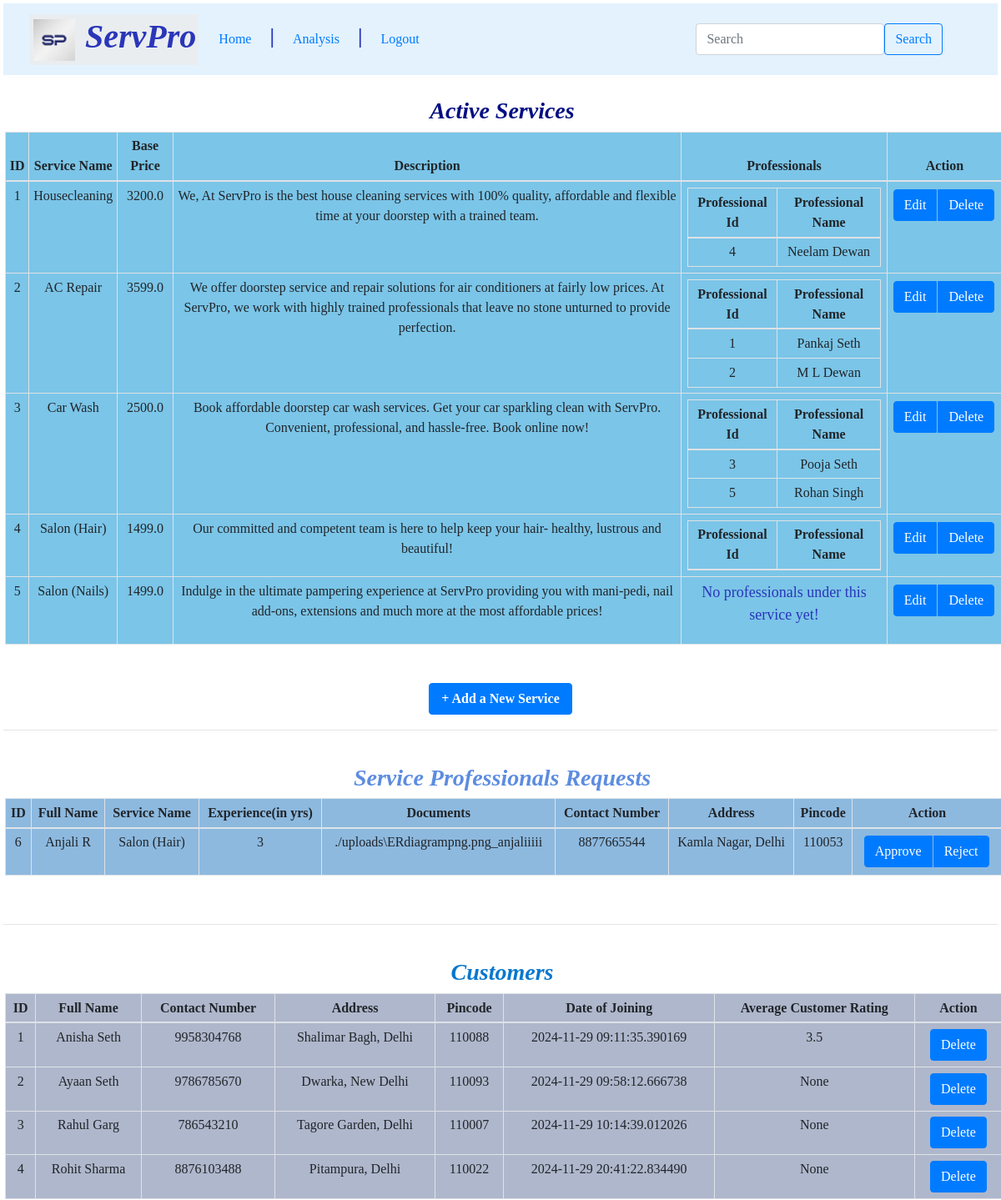
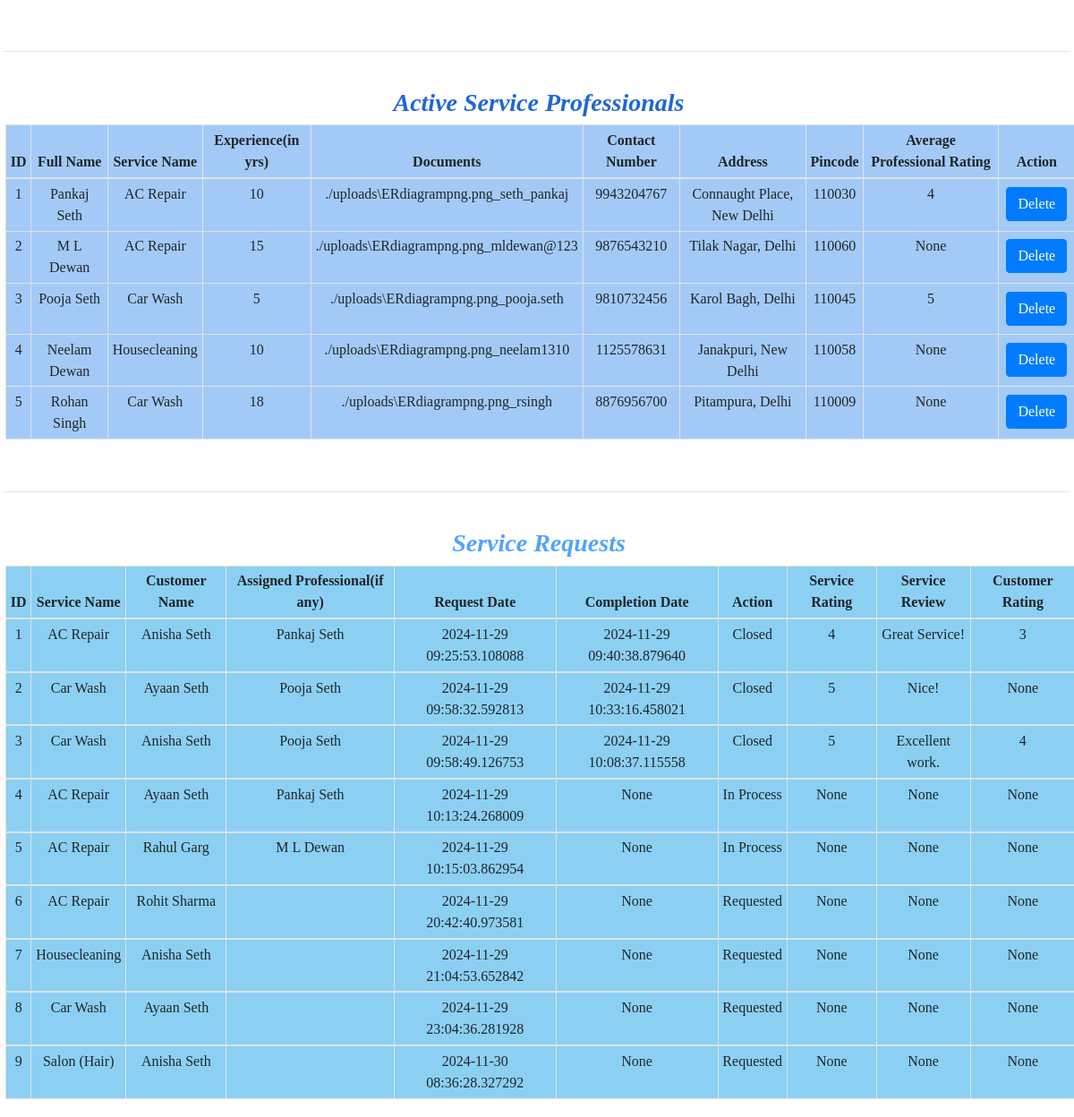
The page /admin on the database its author committed (2 pictures, top to bottom).
### backend/models.py (models this page shows)
class Services(db.Model):
    __tablename__="services"
    serv_id=db.Column(db.Integer,primary_key=True)
    servexp=db.Column(db.String,nullable=False,unique=True)
    description=db.Column(db.String,nullable=False)
    base_price=db.Column(db.Float,nullable=False)
    professionals=db.relationship("Professional",cascade="all,delete",backref="services")
    service_history=db.relationship("Service_Requests",cascade="all,delete",backref="services")

class Professional(db.Model):
    __tablename__="professional"
    prof_id=db.Column(db.Integer,primary_key=True)
    username=db.Column(db.Integer,db.ForeignKey("user.username"),nullable=False,unique=True)
    serv_id=db.Column(db.Integer,db.ForeignKey("services.serv_id"),nullable=False)
    fname=db.Column(db.String,nullable=False)
    lname=db.Column(db.String,nullable=False)
    exp=db.Column(db.Integer,nullable=False)
    docs=db.Column(db.String,nullable=False)
    address=db.Column(db.String,nullable=False)
    pincode=db.Column(db.Integer,nullable=False)
    phone=db.Column(db.Integer,nullable=False)
    action=db.Column(db.String,nullable=False,default="False")
    avg_prof_rating=db.Column(db.Integer,nullable=True)
    requests=db.relationship("Service_Requests",cascade="all,delete",backref="professional")

class Customer(db.Model):
    __tablename__="customer"
    cust_id=db.Column(db.Integer,primary_key=True)
    username=db.Column(db.Integer,db.ForeignKey("user.username"),nullable=False,unique=True)
    fname=db.Column(db.String,nullable=False)
    lname=db.Column(db.String,nullable=False)
    address=db.Column(db.String,nullable=False)
    pincode=db.Column(db.Integer,nullable=False)
    phone=db.Column(db.Integer,nullable=False)
    jdate=db.Column(db.DateTime,nullable=False)
    action=db.Column(db.String,nullable=False)
    avg_cust_rating=db.Column(db.Integer,nullable=True)
    requests=db.relationship("Service_Requests",cascade="all,delete",backref="customer")

class Service_Requests(db.Model):
    __tablename__="service_requests"
    request_id=db.Column(db.Integer,primary_key=True)
    serv_id=db.Column(db.Integer,db.ForeignKey("services.serv_id"),nullable=False)
    prof_id=db.Column(db.Integer,db.ForeignKey("professional.prof_id"),nullable=True)
    cust_id=db.Column(db.Integer,db.ForeignKey("customer.cust_id"),nullable=False)
    rdate=db.Column(db.DateTime,nullable=False)
    cdate=db.Column(db.DateTime,nullable=True)
    base_price=db.Column(db.Float,nullable=False)
    action=db.Column(db.String,nullable=False)
    serv_rating=db.Column(db.Integer,nullable=True)
    serv_review=db.Column(db.String,nullable=True)
    cust_rating=db.Column(db.Integer,nullable=True)
    req_rejected=db.Column(JSON,default=[])

### backend/controllers.py (the view)
@app.route("/admin")
def admin():
    services=getservices()
    customer=getcustomers()
    for cust in customer:
        cust.avg_cust_rating=get_average_crating(cust.cust_id)
    professional=getprofessionals()
    for prof in professional:
        prof.avg_prof_rating=get_average_prating(prof.prof_id)
    db.session.commit()
    service_requests=getrequests()
    return render_template("admin_dashb.html",services=services,customer=customer,professional=professional,service_requests=service_requests)

### templates/admin_dashb.html (shortened to what this page needs)
<!DOCTYPE html>
<head>
    <link rel="stylesheet" href="/static/ServPro.css">
    <link rel="stylesheet" href="https://cdn.jsdelivr.net/npm/bootstrap@4.0.0/dist/css/bootstrap.min.css">
</head>
<body>
    <nav class="navbar navbar-expand-lg bg-body-tertiary" style="background-color: #e3f2fd;">
        <div class="container-fluid">
        <h1 class="case1 center" style="background-color:none; text-align:center;"> <img src="/static/logo.jpeg" alt="Logo" width="50" height="50" class="d-inline-block align-text-top"> ServPro </h1>
          <div class="collapse navbar-collapse" id="admn">
            <ul class="nav nav-underline">
              <li class="nav-item">
                <a class="nav-link active" aria-current="page" href="/admin">Home</a>
              </li> <b style="font-size: 25px; color:rgb(42, 54, 185)"> | </b>
              <li class="nav-item">
                <a class="nav-link" href="/admin_summary">Analysis</a>
              </li><b style="font-size: 25px; color:rgb(42, 54, 185)"> | </b>
              <li class="nav-item">
                <a class="nav-link" href="/login">Logout</a>
              </li>
            </ul>
          </div>
          <nav class="navbar bg-body-tertiary">
            <div class="container-fluid">
              <form class="d-flex" role="search" method="POST" action="/search">
                <input class="form-control me-2" type="search" placeholder="Search" aria-label="Search" name="search">
                <button type="submit" class="btn btn-outline-primary">Search</button>
              </form>
            </div>
          </nav>
        </div>
    </nav>
    <div class="table-responsive"> <br>
    <h3 style="color:rgb(3, 14, 131); text-align: center; font-style: italic; font-weight: bold;"> Active Services</h3>
    {% if services %}
    <table class= "table table-bordered table-sm center" style="background-color:rgb(123, 197, 232); text-align: center;">
        <thead>
            <tr>
                <th scope="col" > ID</th>
                <th scope="col" colspan="3" > Service Name </th>
                <th scope="col" colspan="3" > Base Price </th>
                <th scope="col" colspan="5"> Description </th>
                <th scope="col"colspan="3" > Professionals</th>
                <th scope="col" > Action</th>
            </tr>
        </thead>
        <tbody>
            <tr >
                {% for service in services %}
                <td> {{service.serv_id}}</td>
                <td colspan="3"> {{service.servexp}} </td>
                <td colspan="3"> {{service.base_price}}</td>
                <td colspan="5"> {{service.description}}</td>
                <td colspan="3"> {% if service.professionals %}
                    <table>
                    <thead><tr><th>Professional Id</th><th>Professional Name</th></tr></thead>
                    <tbody>{% for prof in service.professionals %}
                           {% if prof.action=="True" %}
                        <tr><td>{{prof.prof_id}}</td><td>{{prof.fname}} {{prof.lname}}</td></tr>
                    {% endif %}
                    {% endfor %}</tbody>
                    </table>
                    {% else %} <p style="color:rgb(42, 54, 185); font-size: 18px;">No professionals under this service yet!</p>
                      {% endif %} </td>
                <td> <div class="btn-group" role="group" aria-label="action">
                    <a href="{{ url_for('edit_service', serv_id=service.serv_id) }}"type="submit" class="btn btn-primary">Edit</a>
                    <a href="/delete_service/{{service.serv_id}}" type="button" class="btn btn-primary">Delete</a>
                  </div></td>
            </tr>
            {% endfor %}
        </tbody>
    </table>
    {% else %} <h3 style="color:rgb(42, 54, 185); text-align: center; font-style: italic; font-weight: bold;"> No Services Available! </h3>
    {% endif %}
    </div> <br>
    <div class="text-center">
    <a href="/new_service" class="btn btn-primary" ><b> + Add a New Service</b></a>
    </div>
    <hr>
    <div class="table-responsive"><br>
    <h3 style="color:rgb(92, 140, 224); text-align: center; font-style: italic; font-weight: bold;">Service Professionals Requests</h3>
      {% if professional %}
        <table class= "table table-bordered table-sm" style="background-color:rgb(141, 185, 223); text-align: center;">
            <thead>
                <tr>
                    <th scope="col"> ID</th>
                    <th scope="col" colspan="2"> Full Name </th>
                    <th scope="col" colspan="3"> Service Name </th>
                    <th scope="col"> Experience(in yrs)</th>
                    <th scope="col"> Documents</th>
                    <th scope="col"> Contact Number </th>
                    <th scope="col"> Address</th>
                    <th scope="col"> Pincode</th>
                    <th scope="col"> Action</th>
                </tr>
            </thead>
            <tbody>
                {% for prof in professional %}
                 {% if prof.action == "Under Verification" %}
                <tr>
                <td> {{prof.prof_id}}</td>
                <td colspan="2"> {{prof.fname}} {{prof.lname}} </td>
                {% for service in services %}
                {% if service.serv_id==prof.serv_id %}
                <td colspan="3"> {{service.servexp}} </td>
                {% endif %}
                {% endfor %}
                <td> {{prof.exp}}</td>
                <td> {{prof.docs}}</td>
                <td> {{prof.phone}} </td>
                <td> {{prof.address}}</td>
                <td> {{prof.pincode}}</td>
                <td>
                    <div class="btn-group" role="group" aria-label="action1">
                        <a href="/approval/{{prof.prof_id}}" type="button" class="btn btn-primary">Approve</a>
                        <a href="/delete_professional/{{prof.prof_id}}" type="button" class="btn btn-primary">Reject</a>
                      </div>
                </td>
            </tr>
            {% endif %}
            {% endfor %}
        </tbody>
    </table>
    {% else %} <h3 style="color:rgb(42, 54, 185); text-align: center; font-style: italic; font-weight: bold;"> No New Requests Available! </h3>
    {% endif %}
    </div> <br> <hr>
    <div class="table-responsive"><br>
        <h3 style="color:rgb(7, 119, 205); text-align: center; font-style: italic; font-weight: bold;">Customers</h3>
        {% if customer %}
            <table class= "table table-bordered table-sm" style="background-color:rgb(175, 183, 204); text-align: center;">
                <thead>
                    <tr>
                        <th scope="col"> ID</th>
                        <th scope="col" colspan="2"> Full Name </th>
                        <th scope="col"> Contact Number </th>
                        <th scope="col"> Address</th>
                        <th scope="col"> Pincode</th>
                        <th scope="col"> Date of Joining</th>
                        <th scope="col"> Average Customer Rating</th>
                        <th scope="col"> Action</th>
                    </tr>
                </thead>
                <tbody>
                    {% for cust in customer %}
                    <tr>
                    <td> {{cust.cust_id}}</td>
                    <td colspan="2"> {{cust.fname}} {{cust.lname}} </td>
                    <td> {{cust.phone}} </td>
                    <td> {{cust.address}}</td>
                    <td> {{cust.pincode}}</td>
                    <td> {{cust.jdate}}</td>
                    <td> {{cust.avg_cust_rating}}</td>
                    <td> <a href="/delete_customer/{{cust.cust_id}}" type="button" class="btn btn-primary">Delete</a></td>
                </tr>
              {% endfor %}
            </tbody>
        </table>
        {% else %} <h3 style="color:rgb(42, 54, 185); text-align: center; font-style: italic; font-weight: bold;"> No Customers Available! </h3>
        {% endif %}
        </div> <br> <hr>
    <div class="table-responsive"><br>
    <h3 style="color:rgb(30, 103, 212); text-align: center; font-style: italic; font-weight: bold;">Active Service Professionals </h3>
      {% if professional %}
        <table class= "table table-bordered table-sm" style="background-color:rgb(163, 202, 246); text-align: center;">
            <thead>
                <tr>
                    <th scope="col"> ID</th>
                    <th scope="col" colspan="2"> Full Name </th>
                    <th scope="col" colspan="3"> Service Name </th>
                    <th scope="col"> Experience(in yrs)</th>
                    <th scope="col"> Documents</th>
                    <th scope="col"> Contact Number </th>
                    <th scope="col"> Address</th>
                    <th scope="col"> Pincode</th>
                    <th scope="col"> Average Professional Rating</th>
                    <th scope="col"> Action</th>
                </tr>
            </thead>
            <tbody>
                {% for prof in professional %}
                 {% if prof.action=="True" %}
                <tr>
                <td> {{prof.prof_id}}</td>
                <td colspan="2"> {{prof.fname}} {{prof.lname}} </td>
                {% for service in services %}
                {% if service.serv_id==prof.serv_id %}
                <td colspan="3"> {{service.servexp}} </td>
                {% endif %}
                {% endfor %}
                <td> {{prof.exp}}</td>
                <td> {{prof.docs}}</td>
                <td> {{prof.phone}} </td>
                <td> {{prof.address}}</td>
                <td> {{prof.pincode}}</td>
                <td> {{prof.avg_prof_rating}}</td>
                <td>
                    <div>
                        <a href="/delete_professional/{{prof.prof_id}}" type="button" class="btn btn-primary">Delete</a>
                      </div>
                </td>
            </tr>
            {% endif %}
            {% endfor %}
        </tbody>
    </table>
    {% else %} <h3 style="color:rgb(42, 54, 185); text-align: center; font-style: italic; font-weight: bold;"> No Active Service Professionals Available! </h3>
    {% endif %}
    </div> <br> <hr>
        <div class="table-responsive"> <br>
        <h3 style="color:rgb(81, 162, 255); text-align: center; font-style: italic; font-weight: bold;">Service Requests</h3>
        {% if service_requests %}
        <table class= "table table-bordered table-sm" style="background-color:rgb(139, 208, 243); text-align: center;">
            <thead>
                <tr>
                    <th scope="col"> ID</th>
                    <th scope="col" colspan="3"> Service Name </th>
                    <th scope="col"> Customer Name</th>
                    <th scope="col"> Assigned Professional(if any)</th>
                    <th scope="col"> Request Date</th>
                    <th scope="col"> Completion Date</th>
                    <th scope="col"> Action</th>
                    <th scope="col"> Service Rating</th>
                    <th scope="col"> Service Review</th>
                    <th scope="col"> Customer Rating</th>
                </tr>
            </thead>
            <tbody>
                {% for request in service_requests %}
                <tr>
                <td> {{request.request_id}}</td>
                {% for service in services %}
                {% if service.serv_id == request.serv_id %}
                <td colspan="3"> {{service.servexp}} </td>
                {% endif %}
                {% endfor %}
                {% for customer1 in customer %}
                {% if request.cust_id==customer1.cust_id %}
                <td> {{customer1.fname}} {{customer1.lname}} </td>
                {% endif %}
                {% endfor %}
                <td>
                    {% for prof in professional %}
                     {% if request.prof_id == prof.prof_id %}
                             {{prof.fname}} {{prof.lname}}
                     {% endif %}
                    {% endfor %}
                </td>
                <td> {{request.rdate}}</td>
                <td> {{request.cdate}}</td>
                <td> {{request.action}} </td>
                <td> {{request.serv_rating}}</td>
                <td> {{request.serv_review}}</td>
                <td> {{request.cust_rating}}</td>
            </tr>
        </tbody>
        {% endfor %}
    </table>
    {% else %} <h3 style="color:rgb(42, 54, 185); text-align: center; font-style: italic; font-weight: bold;"> No Services Requests Available! </h3>
    {% endif %}
    </div>
</body>
</html>

### rows shown on the page
Services: serv_id "1", servexp "Housecleaning", base_price "3200.0", description "We, At ServPro is the best house cleaning services with 100% quality, affordable and flexible time at your doorstep with a trained team."
Professional: prof_id "4", fname "Neelam", lname "Dewan", exp "10", docs "./uploads\\ERdiagrampng.png_neelam1310", phone "1125578631", address "Janakpuri, New Delhi", pincode "110058", avg_prof_rating "None"
Services: serv_id "2", servexp "AC Repair", base_price "3599.0", description "We offer doorstep service and repair solutions for air conditioners at fairly low prices. At ServPro, we work with highly trained professionals that leave no stone unturned to provide perfection."
Professional: prof_id "1", fname "Pankaj", lname "Seth", exp "10", docs "./uploads\\ERdiagrampng.png_seth_pankaj", phone "9943204767", address "Connaught Place, New Delhi", pincode "110030", avg_prof_rating "4"
Professional: prof_id "2", fname "M L", lname "Dewan", exp "15", docs "./uploads\\ERdiagrampng.png_mldewan@123", phone "9876543210", address "Tilak Nagar, Delhi", pincode "110060", avg_prof_rating "None"
Services: serv_id "3", servexp "Car Wash", base_price "2500.0", description "Book affordable doorstep car wash services. Get your car sparkling clean with ServPro. Convenient, professional, and hassle-free. Book online now!"
Professional: prof_id "3", fname "Pooja", lname "Seth", exp "5", docs "./uploads\\ERdiagrampng.png_pooja.seth", phone "9810732456", address "Karol Bagh, Delhi", pincode "110045", avg_prof_rating "5"
Professional: prof_id "5", fname "Rohan", lname "Singh", exp "18", docs "./uploads\\ERdiagrampng.png_rsingh", phone "8876956700", address "Pitampura, Delhi", pincode "110009", avg_prof_rating "None"
Services: serv_id "4", servexp "Salon (Hair)", base_price "1499.0", description "Our committed and competent team is here to help keep your hair- healthy, lustrous and beautiful!", shows "Professional Id"
Services: serv_id "5", servexp "Salon (Nails)", base_price "1499.0", description "Indulge in the ultimate pampering experience at ServPro providing you with mani-pedi, nail add-ons, extensions and much more at the most affordable prices!", shows "No professionals under this service yet!"
Professional: prof_id "6", fname "Anjali", lname "R", exp "3", docs "./uploads\\ERdiagrampng.png_anjaliiiii", phone "8877665544", address "Kamla Nagar, Delhi", pincode "110053"
Customer: cust_id "1", fname "Anisha", lname "Seth", phone "9958304768", address "Shalimar Bagh, Delhi", pincode "110088", jdate "2024-11-29 09:11:35.390169", avg_cust_rating "3.5"
Customer: cust_id "2", fname "Ayaan", lname "Seth", phone "9786785670", address "Dwarka, New Delhi", pincode "110093", jdate "2024-11-29 09:58:12.666738", avg_cust_rating "None"
Customer: cust_id "3", fname "Rahul", lname "Garg", phone "786543210", address "Tagore Garden, Delhi", pincode "110007", jdate "2024-11-29 10:14:39.012026", avg_cust_rating "None"
Customer: cust_id "4", fname "Rohit", lname "Sharma", phone "8876103488", address "Pitampura, Delhi", pincode "110022", jdate "2024-11-29 20:41:22.834490", avg_cust_rating "None"
Service_Requests: request_id "1", rdate "2024-11-29 09:25:53.108088", cdate "2024-11-29 09:40:38.879640", action "Closed", serv_rating "4", serv_review "Great Service!", cust_rating "3"
Service_Requests: request_id "2", rdate "2024-11-29 09:58:32.592813", cdate "2024-11-29 10:33:16.458021", action "Closed", serv_rating "5", serv_review "Nice!", cust_rating "None"
Service_Requests: request_id "3", rdate "2024-11-29 09:58:49.126753", cdate "2024-11-29 10:08:37.115558", action "Closed", serv_rating "5", serv_review "Excellent work.", cust_rating "4"
Service_Requests: request_id "4", rdate "2024-11-29 10:13:24.268009", cdate "None", action "In Process", serv_rating "None", serv_review "None", cust_rating "None"
Service_Requests: request_id "5", rdate "2024-11-29 10:15:03.862954", cdate "None", action "In Process", serv_rating "None", serv_review "None", cust_rating "None"
Service_Requests: request_id "6", rdate "2024-11-29 20:42:40.973581", cdate "None", action "Requested", serv_rating "None", serv_review "None", cust_rating "None"
Service_Requests: request_id "7", rdate "2024-11-29 21:04:53.652842", cdate "None", action "Requested", serv_rating "None", serv_review "None", cust_rating "None"
Service_Requests: request_id "8", rdate "2024-11-29 23:04:36.281928", cdate "None", action "Requested", serv_rating "None", serv_review "None", cust_rating "None"
Service_Requests: request_id "9", rdate "2024-11-30 08:36:28.327292", cdate "None", action "Requested", serv_rating "None", serv_review "None", cust_rating "None"
